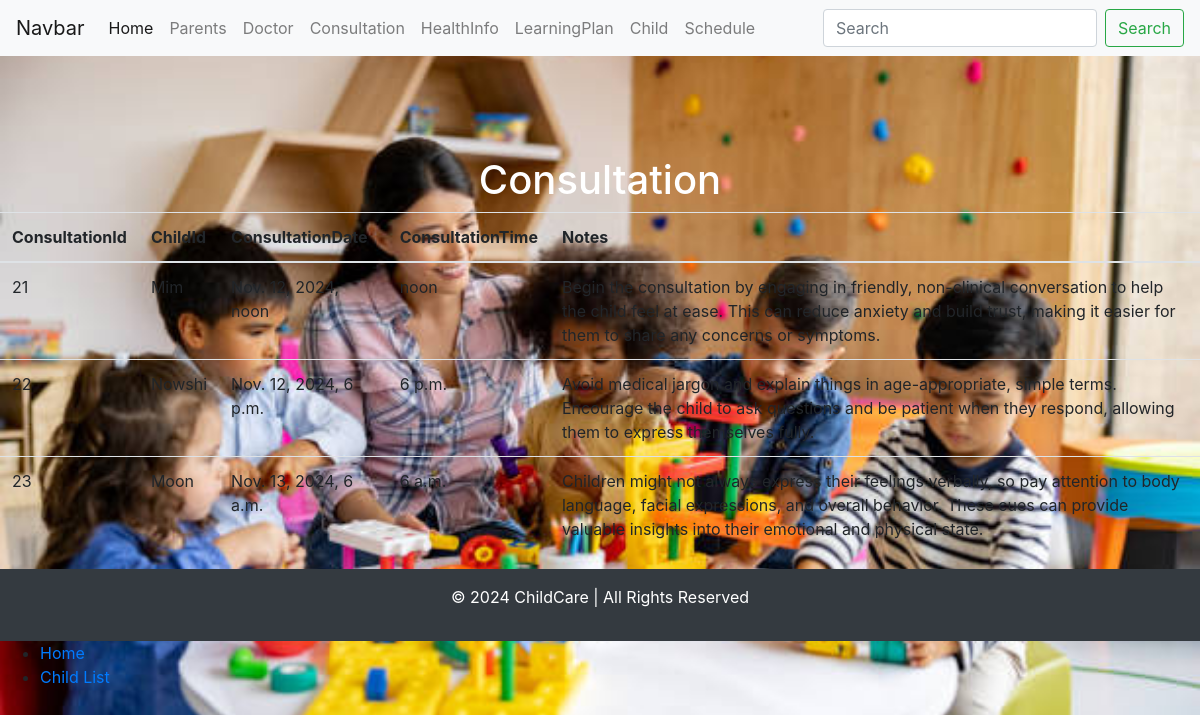
The page /Consultation/ on the database its author committed.
### ChildCare/models.py (models this page shows, shortened)
class Consultation(models.Model):
    ConsultationId=models.IntegerField(blank=True, null=True)
    ChildId = models.ForeignKey(Child, on_delete=models.CASCADE)
    ConsultationDate=models.DateTimeField(blank=True, null=True)
    ConsultationTime=models.TimeField(blank=True, null=True)
    Notes=models.TextField(blank=True, null=True)

class Child(models.Model):
    Childname = models.CharField(max_length=200)
    ChildId=models.IntegerField(blank=True, null=True)
    ParentsId=models.ForeignKey(Parents, on_delete=models.CASCADE, blank=True, null=True)
    ChildCertificate=models.ImageField(upload_to='certificate/')
    BrithDate = models.DateField(blank=True, null=True)
    def __str__(self):
        return self.Childname

### ChildCare/views.py (the view)
# urls.py: path('Consultation/', c_views.consultation, name='consultation'),
def consultation(request):
    consultations = Consultation.objects.all()  # Fetch all consultation records
    context = {
        'object_project': consultations,  # Match the key with the template
    }
    return render(request, template_name='ChildCare/Consultation.html', context=context)

### template/ChildCare/Consultation.html
{% extends 'base.html' %}
{% block content %}
<h1>Consultation</h1>
<table class="table">
  <thead>
    <tr>
      <th scope="col">ConsultationId</th>
      <th scope="col">ChildId</th>
      <th scope="col">ConsultationDate</th>
      <th scope="col">ConsultationTime</th>
      <th scope="col">Notes</th>
    </tr>
  </thead>
  <tbody>
    {% for c in object_project %}
    <tr>
      <td>{{ c.ConsultationId }}</td>
      <td>{{ c.ChildId }}</td>
      <td>{{ c.ConsultationDate }}</td>
      <td>{{ c.ConsultationTime }}</td>
      <td>{{ c.Notes }}</td>
    </tr>
    {% endfor %}
  </tbody>
</table>
{% endblock %}

### static/css/style.css (style rules this page uses)
body { background-image: url("..images/mygp.jpg"); background-size: cover; background-repeat: no-repeat; background-attachment: fixed; }
h1 { color: white; text-align: center; padding-top: 100px; }

### rows shown on the page
Consultation: ConsultationId "21", ChildId "Mim", ConsultationDate "Nov. 12, 2024, noon", ConsultationTime "noon", Notes "Begin the consultation by engaging in friendly, non-clinical conversation to help the child feel at ease. This can reduce anxiety and build trust, making it easier for them to share any concerns or symptoms."
Consultation: ConsultationId "22", ChildId "Nowshi", ConsultationDate "Nov. 12, 2024, 6 p.m.", ConsultationTime "6 p.m.", Notes "Avoid medical jargon and explain things in age-appropriate, simple terms. Encourage the child to ask questions and be patient when they respond, allowing them to express themselves fully."
Consultation: ConsultationId "23", ChildId "Moon", ConsultationDate "Nov. 13, 2024, 6 a.m.", ConsultationTime "6 a.m.", Notes "Children might not always express their feelings verbally, so pay attention to body language, facial expressions, and overall behavior. These cues can provide valuable insights into their emotional and physical state."
